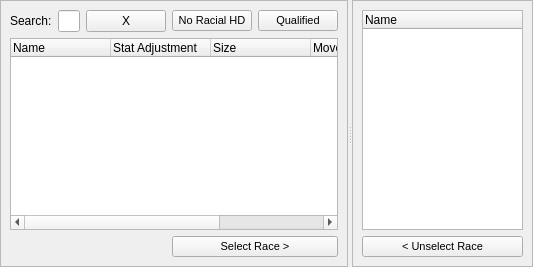
          <widget class="QSplitter" name="spltRaceTop">
           <property name="frameShape">
            <enum>QFrame::NoFrame</enum>
           </property>
           <property name="orientation">
            <enum>Qt::Horizontal</enum>
           </property>
           <widget class="QFrame" name="frmlRaceLeft">
            <property name="frameShape">
             <enum>QFrame::StyledPanel</enum>
            </property>
            <property name="frameShadow">
             <enum>QFrame::Raised</enum>
            </property>
            <layout class="QGridLayout" name="gridLayout_7">
             <item row="0" column="0">
              <widget class="QLabel" name="lblRaceSearch">
               <property name="text">
                <string>Search:</string>
               </property>
              </widget>
             </item>
             <item row="0" column="1">
              <widget class="QLineEdit" name="qlnRaceSearch"/>
             </item>
             <item row="0" column="2">
              <widget class="QPushButton" name="btnRaceSearchClear">
               <property name="text">
                <string>X</string>
               </property>
              </widget>
             </item>
             <item row="0" column="3">
              <widget class="QPushButton" name="btnRaceNoRacialHD">
               <property name="font">
                <font>
                 <pointsize>8</pointsize>
                </font>
               </property>
               <property name="text">
                <string>No Racial HD</string>
               </property>
               <property name="checkable">
                <bool>true</bool>
               </property>
              </widget>
             </item>
             <item row="0" column="4">
              <widget class="QPushButton" name="btnRaceQualified">
               <property name="font">
                <font>
                 <pointsize>8</pointsize>
                </font>
               </property>
               <property name="text">
                <string>Qualified</string>
               </property>
               <property name="checkable">
                <bool>true</bool>
               </property>
              </widget>
             </item>
             <item row="1" column="0" colspan="5">
              <widget class="QTreeWidget" name="treeRaces">
               <column>
                <property name="text">
                 <string>Name</string>
                </property>
               </column>
               <column>
                <property name="text">
                 <string>Stat Adjustment</string>
                </property>
               </column>
               <column>
                <property name="text">
                 <string>Size</string>
                </property>
               </column>
               <column>
                <property name="text">
                 <string>Movement</string>
                </property>
               </column>
               <column>
                <property name="text">
                 <string>Lvl Adj</string>
                </property>
               </column>
              </widget>
             </item>
             <item row="2" column="3" colspan="2">
              <widget class="QPushButton" name="btnSelectRace">
               <property name="font">
                <font>
                 <pointsize>8</pointsize>
                </font>
               </property>
               <property name="text">
                <string>Select Race &gt;</string>
               </property>
              </widget>
             </item>
            </layout>
           </widget>
           <widget class="QFrame" name="frmlRaceRight">
            <property name="frameShape">
             <enum>QFrame::StyledPanel</enum>
            </property>
            <property name="frameShadow">
             <enum>QFrame::Raised</enum>
            </property>
            <layout class="QGridLayout" name="gridLayout_8">
             <item row="0" column="0">
              <widget class="QTreeWidget" name="treeRacesSelected">
               <column>
                <property name="text">
                 <string>Name</string>
                </property>
               </column>
              </widget>
             </item>
             <item row="1" column="0">
              <widget class="QPushButton" name="btnUnselectRace">
               <property name="font">
                <font>
                 <pointsize>8</pointsize>
                </font>
               </property>
               <property name="text">
                <string>&lt; Unselect Race</string>
               </property>
              </widget>
             </item>
            </layout>
           </widget>
          </widget>
